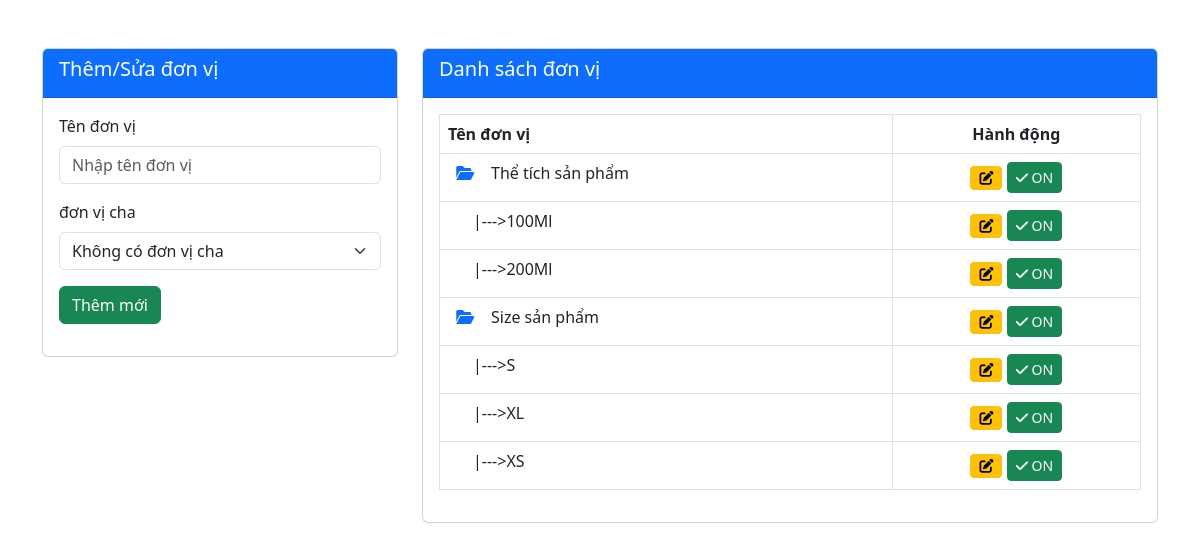
/admin_test/modul/qlydonvi/lietke.php, run on the app's committed database.
### tables this page shows
CREATE TABLE `donvi` (
  `id_dv` int(11) NOT NULL,
  `Ten_dv` varchar(100) DEFAULT NULL,
  `parent_dv` int(11) DEFAULT NULL,
  `Hoatdong` int(11) DEFAULT NULL,
  `created_at` datetime DEFAULT current_timestamp()
);

### admin_test/modul/qlydonvi/lietke.php (the view, shortened to what this page needs)
<link rel="stylesheet" href="https://cdn.jsdelivr.net/npm/@fancyapps/ui@4.0.30/dist/fancybox.css" />
<?php
$query = "SELECT * FROM donvi ORDER BY parent_dv ASC, id_dv ASC";
$result = mysqli_query($link, $query);
$donvi = [];
if ($result && mysqli_num_rows($result) > 0) {
    while ($row = mysqli_fetch_assoc($result)) {
        $donvi[] = $row;
    }
}
function hienThidonvi($donvi, $parent = 0, $level = 0)
{
    $html = '';
    foreach ($donvi as $dm) {
        $status = $dm['Hoatdong'];
        $statusText = ($status == 1) ? 'OFF' : 'ON';
        $statusClass = ($status == 1) ? 'btn-danger' : 'btn-success';
        $iconClass = ($status == 1) ? 'fa-times' : 'fa-check';
        if ($dm['parent_dv'] == $parent) {
            $prefix = str_repeat('|--->', $level);
            $icon = $level === 0 ? '<i class="fas fa-folder-open text-primary"></i>' : '';
            $html .= '<tr>';
            $html .= '<td> &nbsp;&nbsp;' . $icon . ' &nbsp;&nbsp;&nbsp;' . $prefix . $dm['Ten_dv'] . '</td>';
            $html .= '<td class="text-center">';
            $html .= '  <button class="btn btn-sm btn-warning btn-edit"
                            data-id="' . $dm['id_dv'] . '"
                            data-name="' . $dm['Ten_dv'] . '"
                            data-parent="' . $dm['parent_dv'] . '">
                            <i class="fas fa-edit"></i>
                        </button>';
            $html .= '     <button class="btn btn-sm ' . $statusClass . ' btn-toggle-status"
                        data-id="' . $dm['id_dv'] . '"
                        data-status="' . $status . '">
                        <i class="fas ' . $iconClass . '"></i> ' . $statusText . '
                    </button>';
            $html .= '</td>';
            $html .= '</tr>';
            $html .= hienThidonvi($donvi, $dm['id_dv'], $level + 1);
        }
    }
    return $html;
}
?>
<!DOCTYPE html>
<html lang="en">
<head>
    <link rel="stylesheet" href="https://cdnjs.cloudflare.com/ajax/libs/bootstrap/5.3.0/css/bootstrap.min.css">
    <link rel="stylesheet" href="https://cdnjs.cloudflare.com/ajax/libs/font-awesome/6.0.0/css/all.min.css">
</head>
<body>
    <div class="container mt-5">
        <div class="row">
            <div class="col-md-4">
                <div class="card">
                    <div class="card-header bg-primary text-white">
                        <h5>Thêm/Sửa đơn vị</h5>
                    </div>
                    <div class="card-body">
                        <form id="formdonvi">
                            <div class="mb-3">
                                <label for="Ten_dv" class="form-label">Tên đơn vị</label>
                                <input type="text" class="form-control" id="Ten_dv" name="Ten_dv" placeholder="Nhập tên đơn vị" required>
                            </div>
                            <div class="mb-3">
                                <label for="parent_dv" class="form-label">đơn vị cha</label>
                                <select class="form-select" id="parent_dv" name="parent_dv">
                                    <option value="0">Không có đơn vị cha</option>
                                </select>
                            </div>
                            <div class="d-flex justify-content-between">
                                <div class="d-flex justify-content-between">
                                    <button type="submit" class="btn btn-success" id="btnAdd">Thêm mới</button>
                                </div>
                            </div>
                        </form>
                    </div>
                </div>
            </div>
            <div class="col-md-8">
                <div class="card">
                    <div class="card-header bg-primary text-white">
                        <h5>Danh sách đơn vị</h5>
                    </div>
                    <div class="card-body">
                        <table class="table table-bordered">
                            <thead>
                                <tr>
                                    <th>Tên đơn vị</th>
                                    <th class="text-center">Hành động</th>
                                </tr>
                            </thead>
                            <tbody id="donviTable">
                                <?= hienThidonvi($donvi); ?>
                            </tbody>
                        </table>
                    </div>
                </div>
            </div>
        </div>
    </div>
</body>
</html>

### data on the page
donvi: Ten_dv "Thể tích sản phẩm", Hoatdong "ON"
donvi: prefix "|--->", Ten_dv "100Ml", Hoatdong "ON"
donvi: prefix "|--->", Ten_dv "200Ml", Hoatdong "ON"
donvi: Ten_dv "Size sản phẩm", Hoatdong "ON"
donvi: prefix "|--->", Ten_dv "S", Hoatdong "ON"
donvi: prefix "|--->", Ten_dv "XL", Hoatdong "ON"
donvi: prefix "|--->", Ten_dv "XS", Hoatdong "ON"
